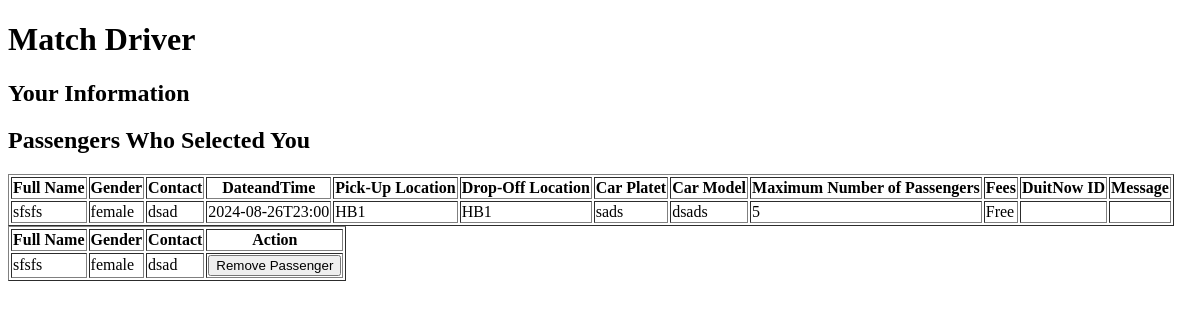
Before: /match_passenger/2 (signed in) with the older database file.
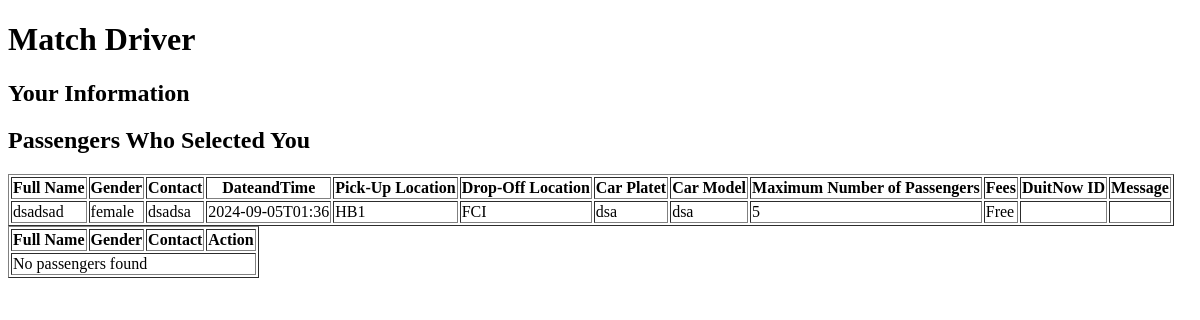
After: the same page with the newer database file.
### web/models.py (models this page shows)
class Profile(db.Model):
    id = db.Column(db.Integer, primary_key=True)
    fullName = db.Column(db.String(150))
    gender = db.Column(db.String(100), nullable=False)
    contact = db.Column(db.String(15), nullable=False)
    user_id = db.Column(db.Integer, db.ForeignKey('user.id'), nullable=False)

class Driverspost(db.Model):
    id = db.Column(db.Integer, primary_key=True)
    dateandTime = db.Column(db.String(10), nullable=False)
    pickup = db.Column(db.String(100), nullable=False)
    dropoff = db.Column(db.String(100), nullable=False)
    carplate = db.Column(db.String(100), nullable=False)
    carmodel = db.Column(db.String(100), nullable=False)
    totalperson = db.Column(db.Integer, nullable=False)
    fees = db.Column(db.String(100), nullable=False)
    duitnowid = db.Column(db.String(100), nullable=False)
    message = db.Column(db.String(100), nullable=False)
    user_id = db.Column(db.Integer, db.ForeignKey('user.id'), nullable=False)
    passenger_matches = db.relationship('PassengerMatch', foreign_keys='PassengerMatch.driver_id', backref='driver_post', lazy=True)

class PassengerMatch(db.Model):
    id = db.Column(db.Integer, primary_key=True)
    passenger_id = db.Column(db.Integer, db.ForeignKey('user.id'), nullable=False)
    driver_id = db.Column(db.Integer, db.ForeignKey('driverspost.id'), nullable=False)
    passenger = db.relationship('User', foreign_keys=[passenger_id], backref='matches_as_passenger')
    driver = db.relationship('Driverspost', foreign_keys=[driver_id], backref='matches_as_driver')

### web/routes.py (the view)
@bp.route('/match_passenger/<int:driver_id>')
@login_required
def match_passenger(driver_id):
    driver = Driverspost.query.get_or_404(driver_id)
    profiles = Profile.query.all()
    profile_dict = {profile.user_id: profile for profile in profiles}
    passengers = PassengerMatch.query.filter_by(driver_id=driver_id).all()
    return render_template('match_passenger.html', driver=driver, passengers=passengers,profile_dict=profile_dict)

### web/__init__.py (called while the page is built)
def create_app():
    app = Flask(__name__)
    app.config['SQLALCHEMY_DATABASE_URI'] = 'sqlite:///carpooling.db'
    app.config['SQLALCHEMY_TRACK_MODIFICATIONS'] = False
    app.config['SECRET_KEY'] = 'your_secret_key'
    db.init_app(app)
    login_manager.init_app(app)
    login_manager.login_view = 'login'
    from .models import User, Driverspost, Profile, PassengerMatch
    @login_manager.user_loader
    def load_user(user_id):
        return User.query.get(int(user_id))
    with app.app_context():
        db.create_all()
    from .routes import bp as main_bp
    app.register_blueprint(main_bp)
    return app

### web/templates/match_passenger.html (shortened to what this page needs)
<!DOCTYPE html>
<html>
<head>
</head>
<body>
    <h1>Match Driver</h1>
    <h2>Your Information</h2>
    <table border="1">
        <tr>
            <th>Full Name</th>
            <th>Gender</th>
            <th>Contact</th>
            <th>DateandTime</th>
            <th>Pick-Up Location</th>
            <th>Drop-Off Location</th>
            <th>Car Platet</th>
            <th>Car Model</th>
            <th>Maximum Number of Passengers</th>
            <th>Fees</th>
            <th>DuitNow ID</th>
            <th>Message</th>
        </tr>
        <tr>
            <td>{{ profile_dict[driver.user_id].fullName }}</td>
            <td>{{ profile_dict[driver.user_id].gender }}</td>
            <td>{{ profile_dict[driver.user_id].contact }}</td>
            <td>{{ driver.dateandTime }}</td>
            <td>{{ driver.pickup }}</td>
            <td>{{ driver.dropoff }}</td>
            <td>{{ driver.carplate }}</td>
            <td>{{ driver.carmodel }}</td>
            <td>{{ driver.totalperson }}</td>
            <td>{{ driver.fees }}</td>
            <td>{{ driver.duitnowid }}</td>
            <td>{{ driver.message }}</td>
        </tr>
    <h2>Passengers Who Selected You</h2>
    <table border="1">
        <tr>
            <th>Full Name</th>
            <th>Gender</th>
            <th>Contact</th>
            <th>Action</th>
        </tr>
        {% for passenger in passengers %}
        <tr>
            <td>{{ profile_dict[passenger.passenger_id].fullName }}</td>
            <td>{{ profile_dict[passenger.passenger_id].gender }}</td>
            <td>{{ profile_dict[passenger.passenger_id].contact }}</td>
            <td>
                <form action="{{ url_for('main.remove_passenger', passenger_id=passenger.passenger_id, driver_id=driver.id) }}" method="POST">
                    <input type="submit" value="Remove Passenger" class="btn">
                </form>
            </td>
        </tr>
        {% else %}
        <tr>
            <td colspan="4">No passengers found</td>
        </tr>
        {% endfor %}
    </table>
</body>
</html>

Changed rows visible on the page:
removed PassengerMatch: {{ profile_dict[passenger.passenger_id].fullName }} "sfsfs", {{ profile_dict[passenger.passenger_id].gender }} "female", {{ profile_dict[passenger.passenger_id].contact }} "dsad"
changed Profile "female": fullName "sfsfs" → "dsadsad"; contact "dsad" → "dsadsa"
changed Driverspost "HB1": dateandTime "2024-08-26T23:00" → "2024-09-05T01:36"; dropoff "HB1" → "FCI"; carplate "sads" → "dsa"; carmodel "dsads" → "dsa"
Other visible differences:
text now shown: "No passengers found"
